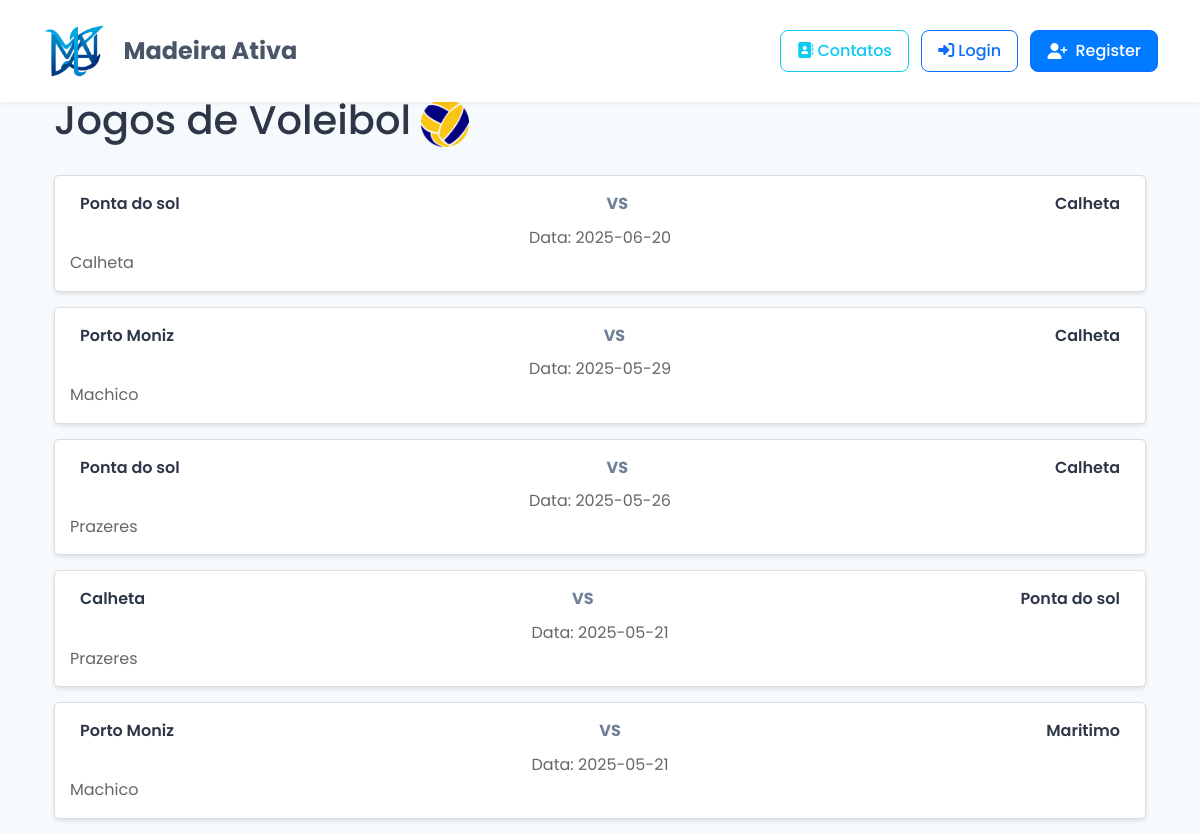
Page /voleibol on the committed database.
### tables this page shows
CREATE TABLE Jogos (
            IdJogo INTEGER PRIMARY KEY AUTOINCREMENT,
            Data DATE NOT NULL,
            Equipa1 VARCHAR(45) NOT NULL,
            Equipa2 VARCHAR(45) NOT NULL,
            Pavilhao VARCHAR(45),
            Tipo VARCHAR(45)
        );

### app.py (the view, shortened to what this page needs)
@app.route('/voleibol', methods=['GET', 'POST'])
def voleibol():
    try:
        lista_jogos = obter_jogos_por_tipo('Voleibol')
        return render_template('voleibol.html', jogos=lista_jogos)
    except Exception as e:
        print(f"Erro na rota /voleibol: {e}")
        flash('Erro ao processar a requisição', 'error')
        return render_template('voleibol.html', jogos=[])

### app.py (called while the page is built)
def get_db():
    return create_connection(DATABASE)

def obter_jogos_por_tipo(tipo):
    try:
        conn = get_db()
        cursor = conn.cursor()
        cursor.execute("SELECT * FROM Jogos WHERE Tipo = ? ORDER BY Data DESC", (tipo,))
        jogos = cursor.fetchall()
        conn.close()
        return jogos
    except sqlite3.Error as e:
        print(f"Erro ao obter jogos do tipo {tipo}: {e}")
        return []

### database/database.py (called while the page is built)
def create_connection(db_file):
    conn = None
    try:
        conn = sqlite3.connect(db_file)
        print(f"Conexão com SQLite estabelecida: {db_file}")
        return conn
    except Error as e:
        print(f"Erro ao conectar com o banco: {e}")
    return conn

### templates/voleibol.html (shortened to what this page needs)
{% extends "layout.html" %}
{% block content %}
<div class="container">
    <div class="header-section">
        <h1>Jogos de Voleibol <img src="{{ url_for('static', filename='imagens/bolaVoleibol.png') }}" alt="Voleibol" style="height: 1.2em; vertical-align: middle;"></h1>
    </div>
    {% if jogos %}
        {% for jogo in jogos %}
        <div class="jogo">
            <div class="d-flex justify-content-between align-items-center">
                <div class="team">{{ jogo[2] }}</div>
                <div class="vs">VS</div>
                <div class="team">{{ jogo[3] }}</div>
            </div>
            <div class="match-info text-center mt-2">
                <div>Data: {{ jogo[1] }}</div>
                {% if jogo[4] %}
                <div class="location">{{ jogo[4] }}</div>
                {% endif %}
            </div>
        </div>
        {% endfor %}
    {% else %}
        <p>Não existem jogos de voleibol agendados.</p>
    {% endif %}
</div>
{% endblock %}

### templates/layout.html (shortened to what this page needs)
<!DOCTYPE html>
<html lang="en">
<head>
    <link href="https://cdn.jsdelivr.net/npm/bootstrap@5.3.2/dist/css/bootstrap.min.css" rel="stylesheet">
    <link rel="stylesheet" href="https://cdnjs.cloudflare.com/ajax/libs/font-awesome/6.5.1/css/all.min.css">
    <link rel="stylesheet" href="{{ url_for('static', filename='css/style.css') }}">
</head>
<body>
    <nav class="navbar navbar-expand-lg navbar-light fixed-top">
        <div class="container">
            <a class="navbar-brand d-flex align-items-center" href="{{ url_for('home') }}">
                <img src="{{ url_for('static', filename='imagens/logotipo.png') }}" alt="Logotipo Madeira Ativa" style="height: 60px; width: auto; margin-right: 16px;">
                <span class="fw-bold" style="font-size: 1.5rem;">Madeira Ativa</span>
            </a>
            <div class="collapse navbar-collapse" id="navbarNav">
                <div class="ms-auto auth-buttons">
                    {% if 'user_id' in session %}
                        <span class="me-3 text-dark">
                            <i class="fas fa-user"></i> {{ session['user_name'] }}
                        </span>
                        <a href="{{ url_for('contato') }}" class="btn btn-outline-info">
                            <i class="fas fa-address-book"></i> Contatos
                        </a>
                        <a href="{{ url_for('logout') }}" class="btn btn-outline-danger">
                            <i class="fas fa-sign-out-alt"></i> Logout
                        </a>
                    {% else %}
                        <a href="{{ url_for('contato') }}" class="btn btn-outline-info">
                            <i class="fas fa-address-book"></i> Contatos
                        </a>
                        <a href="{{ url_for('login') }}" class="btn btn-outline-primary">
                            <i class="fas fa-sign-in-alt"></i> Login
                        </a>
                        <a href="{{ url_for('register') }}" class="btn btn-primary">
                            <i class="fas fa-user-plus"></i> Register
                        </a>
                    {% endif %}
                </div>
            </div>
        </div>
    </nav>
    <div class="container mt-5 pt-5">
        {% block content %}{% endblock %}
    </div>
</body>
</html>

### static/css/style.css (style rules this page uses)
:root { --primary-color: #4a5568; --secondary-color: #718096; --highlight-color: #a0aec0; --text-color: #2d3748; --background-color: #f7fafc; --success-color: #48bb78; --danger-color: #f56565; --fifa-primary: #4a5568; --fifa-secondary: #718096; --fifa-dark: #2d3748; --fifa-light: #ffffff; --gradient-primary: linear-gradient(135deg, #4a5568 0%, #718096 100%); --gradient-secondary: linear-gradient(135deg, #718096 0%, #a0aec0 100%); --shadow-sm: 0 2px 4px rgba(0, 0, 0, 0.05); --shadow-md: 0 4px 6px rgba(0, 0, 0, 0.07); --shadow-lg: 0 10px 15px rgba(0, 0, 0, 0.1); --transition: all 0.3s ease; }
body { font-family: 'Poppins', sans-serif; background-color: var(--background-color); color: var(--text-color); line-height: 1.6; }
.navbar { background-color: rgba(255, 255, 255, 0.95) !important; backdrop-filter: blur(10px); box-shadow: var(--shadow-sm); padding: 1rem 0; }
.navbar-brand { color: var(--fifa-primary) !important; font-weight: 700; transition: var(--transition); }
.auth-buttons .btn { margin-left: 0.5rem; padding: 0.5rem 1rem; border-radius: 8px; font-weight: 500; transition: var(--transition); }
.team { font-weight: 600; color: var(--text-color); }
.vs { color: var(--fifa-primary); font-weight: 700; }
.match-info { color: #666; }
.location { display: flex; align-items: center; gap: 0.5rem; }
.team { text-align: center; padding: 0 10px; color: var(--text-color); }
.vs { color: var(--secondary-color); font-weight: bold; padding: 0 10px; }

### templates/voleibol.html (style rules this page uses)
.header-section { display: flex; justify-content: space-between; align-items: center; margin-bottom: 20px; }
.btn-primary { background-color: #007bff; color: white; padding: 10px 20px; border-radius: 5px; text-decoration: none; display: inline-flex; align-items: center; gap: 8px; }
.jogo { border: 1px solid #ddd; padding: 15px; margin-bottom: 15px; border-radius: 5px; background-color: white; box-shadow: 0 2px 4px rgba(0,0,0,0.1); }

### rows in the picture
Jogos: Equipa1 "Ponta do sol", Equipa2 "Calheta", Data "2025-06-20", Pavilhao "Calheta"
Jogos: Equipa1 "Porto Moniz", Equipa2 "Calheta", Data "2025-05-29", Pavilhao "Machico"
Jogos: Equipa1 "Ponta do sol", Equipa2 "Calheta", Data "2025-05-26", Pavilhao "Prazeres"
Jogos: Equipa1 "Calheta", Equipa2 "Ponta do sol", Data "2025-05-21", Pavilhao "Prazeres"
Jogos: Equipa1 "Porto Moniz", Equipa2 "Maritimo", Data "2025-05-21", Pavilhao "Machico"
